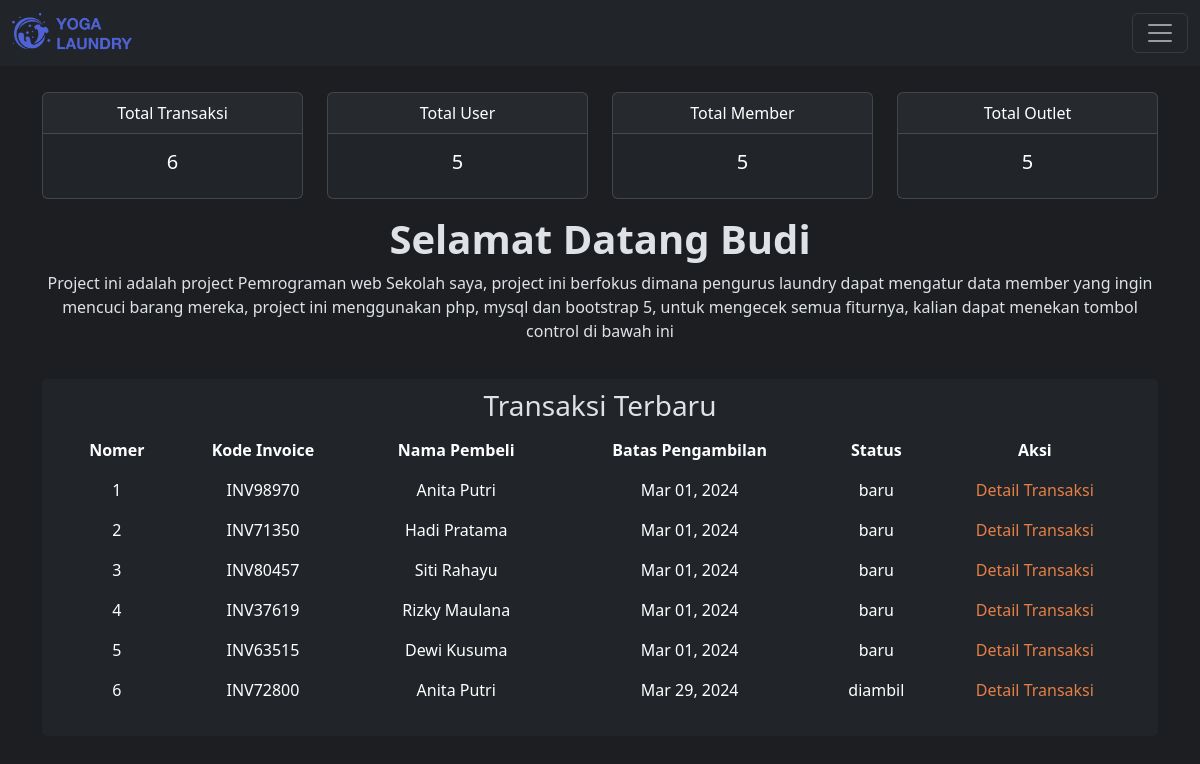
The app's page /php/view/control.php?page=dashboard (signed in) with its own data.
### tables this page shows
CREATE TABLE `tb_transaksi` (
  `id` int NOT NULL,
  `id_outlet` int NOT NULL,
  `kode_invoice` varchar(100) NOT NULL,
  `id_member` int NOT NULL,
  `tgl` datetime NOT NULL,
  `batas_waktu` datetime NOT NULL,
  `tgl_bayar` datetime NOT NULL,
  `biaya_tambahan` int NOT NULL,
  `diskon` double NOT NULL,
  `pajak` int NOT NULL,
  `status` enum('baru','proses','selesai','diambil') NOT NULL,
  `dibayar` enum('dibayar','belum_dibayar') NOT NULL,
  `id_user` int NOT NULL
);

CREATE TABLE `tb_member` (
  `id` int NOT NULL,
  `nama` varchar(100) NOT NULL,
  `alamat` text NOT NULL,
  `jenis_kelamin` enum('L','P') NOT NULL,
  `tlp` varchar(15) NOT NULL
);

### php/view/control.php (called while the page is built)
<?php
include_once "../template/header.php";
include_once "../template/content.php";
include_once "../template/footer.php";

### php/view/dashboard.php (the view, shortened to what this page needs)
<?php
$tables = ['tb_transaksi', 'tb_user', 'tb_member', 'tb_outlet'];
$results = [];
foreach ($tables as $table) {
  $query = mysqli_query($koneksi, "SELECT COUNT(*) FROM $table");
  $row = mysqli_fetch_array($query);
  $results[$table] = $row[0];
}
?>
<div class="d-flex flex-column container view-dashboard">
  <div class="pt-5 row">
    <div class="col-sm-3 mb-3 mb-sm-0">
      <div class="card text-bg-dark mb-3">
        <div class="card-header">Total Transaksi</div>
        <div class="card-body">
          <h5 class="card-title"><?= $results['tb_transaksi'] ?></h5>
        </div>
      </div>
    </div>
    <div class="col-sm-3 mb-3 mb-sm-0">
      <div class="card text-bg-dark mb-3">
        <div class="card-header">Total User</div>
        <div class="card-body">
          <h5 class="card-title"><?= $results['tb_user'] ?></h5>
        </div>
      </div>
    </div>
    <div class="col-sm-3 mb-3 mb-sm-0">
      <div class="card text-bg-dark mb-3">
        <div class="card-header">Total Member</div>
        <div class="card-body">
          <h5 class="card-title"><?= $results['tb_member'] ?></h5>
        </div>
      </div>
    </div>
    <div class="col-sm-3 mb-3 mb-sm-0">
      <div class="card text-bg-dark mb-3">
        <div class="card-header">Total Outlet</div>
        <div class="card-body">
          <h5 class="card-title"><?= $results['tb_outlet'] ?></h5>
        </div>
      </div>
    </div>
    <h1 class="fw-bold">Selamat Datang <?= $_SESSION['username'] ?></h1>
    <p>Project ini adalah project Pemrograman web Sekolah saya, project ini berfokus dimana pengurus laundry dapat mengatur data member yang ingin mencuci barang mereka, project ini menggunakan php, mysql dan bootstrap 5, untuk mengecek semua fiturnya, kalian dapat menekan tombol control di bawah ini</p>
    <div class="container">
      <div class="table-container">
        <h3 class="text-left">Transaksi Terbaru</h3>
        <table class="table table-borderless table-hover">
          <thead class="table-header text-center">
            <th>Nomer</th>
            <th>Kode Invoice</th>
            <th>Nama Pembeli</th>
            <th>Batas Pengambilan</th>
            <th>Status</th>
            <th>Aksi</th>
          </thead>
          <?php
          $tampil = mysqli_query($koneksi, "SELECT * FROM tb_transaksi");
          $no = 1;
          while ($hasil = mysqli_fetch_array($tampil)) {
            $batas_waktu = date("M d, Y", strtotime($hasil['batas_waktu']));
            $id = $hasil['id'];
            $tampilMember = mysqli_query($koneksi, "SELECT tb_transaksi.*, tb_member.nama FROM tb_transaksi INNER JOIN tb_member ON tb_transaksi.id_member = tb_member.id WHERE tb_transaksi.id = $id;");
            $hasilMember = mysqli_fetch_array($tampilMember);
          ?>
            <tr class="text-center">
              <td><?= $no++ ?></td>
              <td><?= $hasil['kode_invoice']; ?></td>
              <td><?= $hasilMember['nama']; ?></td>
              <td><?= $batas_waktu; ?></td>
              <td><?= $hasil['status']; ?></td>
              <td>
                <div class="action-container">
                  <a style="color:#e67f45;" href="./control.php?page=detail_transaksi&id=<?= $hasil['id']; ?>">Detail Transaksi</a>
                </div>
              </td>
            </tr>
          <?php } ?>
        </table>
      </div>
    </div>
  </div>

### style/style.css (style rules this page uses)
body { background-color: #1c1e21 !important; }
.table-container { background-color: #212529; border-radius: 5px; padding: 10px 20px; margin: 20px 0; }
.view-dashboard { display: flex; align-items: center; justify-content: center; gap: 1rem; text-align: center; height: 100vh; }

### php/template/header.php (style rules this page uses)
* { text-decoration: none !important; }

### records on screen
tb_transaksi: kode_invoice "INV98970", id_member.nama "Anita Putri", batas_waktu "Mar 01, 2024", status "baru"
tb_transaksi: kode_invoice "INV71350", id_member.nama "Hadi Pratama", batas_waktu "Mar 01, 2024", status "baru"
tb_transaksi: kode_invoice "INV80457", id_member.nama "Siti Rahayu", batas_waktu "Mar 01, 2024", status "baru"
tb_transaksi: kode_invoice "INV37619", id_member.nama "Rizky Maulana", batas_waktu "Mar 01, 2024", status "baru"
tb_transaksi: kode_invoice "INV63515", id_member.nama "Dewi Kusuma", batas_waktu "Mar 01, 2024", status "baru"
tb_transaksi: kode_invoice "INV72800", id_member.nama "Anita Putri", batas_waktu "Mar 29, 2024", status "diambil"

### other values on screen
$results['tb_transaksi'] "6"
$results['tb_user'] "5"
$results['tb_member'] "5"
$results['tb_outlet'] "5"
$_SESSION['username'] "Budi"
